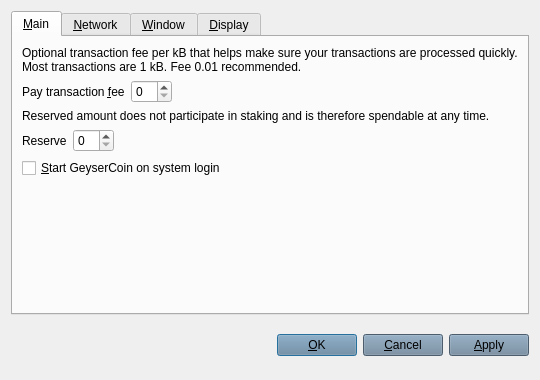
<?xml version="1.0" encoding="UTF-8"?>
<ui version="4.0">
 <class>OptionsDialog</class>
 <widget class="QDialog" name="OptionsDialog">
  <property name="geometry">
   <rect>
    <x>0</x>
    <y>0</y>
    <width>540</width>
    <height>380</height>
   </rect>
  </property>
  <property name="windowTitle">
   <string>Options</string>
  </property>
  <property name="styleSheet">
   <string notr="true">background-image: url(:/images/bkg);</string>
  </property>
  <property name="modal">
   <bool>true</bool>
  </property>
  <layout class="QVBoxLayout" name="verticalLayout">
   <item>
    <widget class="QTabWidget" name="tabWidget">
     <property name="styleSheet">
      <string notr="true">background-image: url(:/images/bkg);</string>
     </property>
     <property name="tabPosition">
      <enum>QTabWidget::North</enum>
     </property>
     <property name="currentIndex">
      <number>0</number>
     </property>
     <widget class="QWidget" name="tabMain">
      <attribute name="title">
       <string>&amp;Main</string>
      </attribute>
      <layout class="QVBoxLayout" name="verticalLayout_Main">
       <item>
        <widget class="QLabel" name="transactionFeeInfoLabel">
         <property name="styleSheet">
          <string notr="true">background-image: url(:/images/bgbfree);</string>
         </property>
         <property name="text">
          <string>Optional transaction fee per kB that helps make sure your transactions are processed quickly. Most transactions are 1 kB. Fee 0.01 recommended.</string>
         </property>
         <property name="textFormat">
          <enum>Qt::PlainText</enum>
         </property>
         <property name="wordWrap">
          <bool>true</bool>
         </property>
        </widget>
       </item>
       <item>
        <layout class="QHBoxLayout" name="horizontalLayoutFee">
         <item>
          <widget class="QLabel" name="transactionFeeLabel">
           <property name="styleSheet">
            <string notr="true">background-image: url(:/images/bgbfree);</string>
           </property>
           <property name="text">
            <string>Pay transaction &amp;fee</string>
           </property>
           <property name="textFormat">
            <enum>Qt::PlainText</enum>
           </property>
           <property name="buddy">
            <cstring>transactionFee</cstring>
           </property>
          </widget>
         </item>
         <item>
          <widget class="BitcoinAmountField" name="transactionFee"/>
         </item>
         <item>
          <spacer name="horizontalSpacerFee">
           <property name="orientation">
            <enum>Qt::Horizontal</enum>
           </property>
           <property name="sizeHint" stdset="0">
            <size>
             <width>40</width>
             <height>20</height>
            </size>
           </property>
          </spacer>
         </item>
        </layout>
       </item>
       <item>
        <widget class="QLabel" name="reserveBalanceInfoLabel">
         <property name="styleSheet">
          <string notr="true">background-image: url(:/images/bgbfree);</string>
         </property>
         <property name="text">
          <string>Reserved amount does not participate in staking and is therefore spendable at any time.</string>
         </property>
         <property name="textFormat">
          <enum>Qt::PlainText</enum>
         </property>
         <property name="wordWrap">
          <bool>true</bool>
         </property>
        </widget>
       </item>
       <item>
        <layout class="QHBoxLayout" name="horizontalLayoutReserveBalance">
         <item>
          <widget class="QLabel" name="reserveBalanceLabel">
           <property name="styleSheet">
            <string notr="true">background-image: url(:/images/bgbfree);</string>
           </property>
           <property name="text">
            <string>Reserve</string>
           </property>
           <property name="textFormat">
            <enum>Qt::PlainText</enum>
           </property>
           <property name="buddy">
            <cstring>reserveBalance</cstring>
           </property>
          </widget>
         </item>
         <item>
          <widget class="BitcoinAmountField" name="reserveBalance"/>
         </item>
         <item>
          <spacer name="horizontalSpacerReserveBalance">
           <property name="orientation">
            <enum>Qt::Horizontal</enum>
           </property>
           <property name="sizeHint" stdset="0">
            <size>
             <width>40</width>
             <height>20</height>
            </size>
           </property>
          </spacer>
         </item>
        </layout>
       </item>
       <item>
        <widget class="QCheckBox" name="bitcoinAtStartup">
         <property name="toolTip">
          <string>Automatically start GeyserCoin after logging in to the system.</string>
         </property>
         <property name="styleSheet">
          <string notr="true">background-image: url(:/images/bgbfree);</string>
         </property>
         <property name="text">
          <string>&amp;Start GeyserCoin on system login</string>
         </property>
        </widget>
       </item>
       <item>
        <spacer name="verticalSpacer_Main">
         <property name="orientation">
          <enum>Qt::Vertical</enum>
         </property>
         <property name="sizeHint" stdset="0">
          <size>
           <width>20</width>
           <height>40</height>
          </size>
         </property>
        </spacer>
       </item>
      </layout>
     </widget>
     <widget class="QWidget" name="tabNetwork">
      <attribute name="title">
       <string>&amp;Network</string>
      </attribute>
      <layout class="QVBoxLayout" name="verticalLayout_Network">
       <item>
        <widget class="QCheckBox" name="mapPortUpnp">
         <property name="toolTip">
          <string>Automatically open the GeyserCoin client port on the router. This only works when your router supports UPnP and it is enabled.</string>
         </property>
         <property name="styleSheet">
          <string notr="true">background-image: url(:/images/bgbfree);</string>
         </property>
         <property name="text">
          <string>Map port using &amp;UPnP</string>
         </property>
        </widget>
       </item>
       <item>
        <widget class="QCheckBox" name="connectSocks">
         <property name="toolTip">
          <string>Connect to the GeyserCoin network through a SOCKS proxy (e.g. when connecting through Tor).</string>
         </property>
         <property name="styleSheet">
          <string notr="true">background-image: url(:/images/bgbfree);</string>
         </property>
         <property name="text">
          <string>&amp;Connect through SOCKS proxy:</string>
         </property>
        </widget>
       </item>
       <item>
        <layout class="QHBoxLayout" name="horizontalLayout_Network">
         <item>
          <widget class="QLabel" name="proxyIpLabel">
           <property name="styleSheet">
            <string notr="true">background-image: url(:/images/bgbfree);</string>
           </property>
           <property name="text">
            <string>Proxy &amp;IP:</string>
           </property>
           <property name="textFormat">
            <enum>Qt::PlainText</enum>
           </property>
           <property name="buddy">
            <cstring>proxyIp</cstring>
           </property>
          </widget>
         </item>
         <item>
          <widget class="QValidatedLineEdit" name="proxyIp">
           <property name="maximumSize">
            <size>
             <width>140</width>
             <height>16777215</height>
            </size>
           </property>
           <property name="toolTip">
            <string>IP address of the proxy (e.g. 127.0.0.1)</string>
           </property>
           <property name="styleSheet">
            <string notr="true">background-color: rgb(106, 131, 154);</string>
           </property>
          </widget>
         </item>
         <item>
          <widget class="QLabel" name="proxyPortLabel">
           <property name="styleSheet">
            <string notr="true">background-image: url(:/images/bgbfree);</string>
           </property>
           <property name="text">
            <string>&amp;Port:</string>
           </property>
           <property name="textFormat">
            <enum>Qt::PlainText</enum>
           </property>
           <property name="buddy">
            <cstring>proxyPort</cstring>
           </property>
          </widget>
         </item>
         <item>
          <widget class="QLineEdit" name="proxyPort">
           <property name="maximumSize">
            <size>
             <width>55</width>
             <height>16777215</height>
            </size>
           </property>
           <property name="toolTip">
            <string>Port of the proxy (e.g. 9050)</string>
           </property>
           <property name="styleSheet">
            <string notr="true">background-color: rgb(106, 131, 154);</string>
           </property>
          </widget>
         </item>
         <item>
          <widget class="QLabel" name="socksVersionLabel">
           <property name="styleSheet">
            <string notr="true">background-image: url(:/images/bgbfree);</string>
           </property>
           <property name="text">
            <string>SOCKS &amp;Version:</string>
           </property>
           <property name="textFormat">
            <enum>Qt::PlainText</enum>
           </property>
           <property name="buddy">
            <cstring>socksVersion</cstring>
           </property>
          </widget>
         </item>
         <item>
          <widget class="QValueComboBox" name="socksVersion">
           <property name="toolTip">
            <string>SOCKS version of the proxy (e.g. 5)</string>
           </property>
          </widget>
         </item>
         <item>
          <spacer name="horizontalSpacer_Network">
           <property name="orientation">
            <enum>Qt::Horizontal</enum>
           </property>
           <property name="sizeHint" stdset="0">
            <size>
             <width>40</width>
             <height>20</height>
            </size>
           </property>
          </spacer>
         </item>
        </layout>
       </item>
       <item>
        <spacer name="verticalSpacer_Network">
         <property name="orientation">
          <enum>Qt::Vertical</enum>
         </property>
         <property name="sizeHint" stdset="0">
          <size>
           <width>20</width>
           <height>40</height>
          </size>
         </property>
        </spacer>
       </item>
      </layout>
     </widget>
     <widget class="QWidget" name="tabWindow">
      <attribute name="title">
       <string>&amp;Window</string>
      </attribute>
      <layout class="QVBoxLayout" name="verticalLayout_Window">
       <item>
        <widget class="QCheckBox" name="minimizeToTray">
         <property name="toolTip">
          <string>Show only a tray icon after minimizing the window.</string>
         </property>
         <property name="styleSheet">
          <string notr="true">background-image: url(:/images/bgbfree);</string>
         </property>
         <property name="text">
          <string>&amp;Minimize to the tray instead of the taskbar</string>
         </property>
        </widget>
       </item>
       <item>
        <widget class="QCheckBox" name="minimizeOnClose">
         <property name="toolTip">
          <string>Minimize instead of exit the application when the window is closed. When this option is enabled, the application will be closed only after selecting Quit in the menu.</string>
         </property>
         <property name="styleSheet">
          <string notr="true">background-image: url(:/images/bgbfree);</string>
         </property>
         <property name="text">
          <string>M&amp;inimize on close</string>
         </property>
        </widget>
       </item>
       <item>
        <spacer name="verticalSpacer_Window">
         <property name="orientation">
          <enum>Qt::Vertical</enum>
         </property>
         <property name="sizeHint" stdset="0">
          <size>
           <width>20</width>
           <height>40</height>
          </size>
         </property>
        </spacer>
       </item>
      </layout>
     </widget>
     <widget class="QWidget" name="tabDisplay">
      <attribute name="title">
       <string>&amp;Display</string>
      </attribute>
      <layout class="QVBoxLayout" name="verticalLayout_Display">
       <item>
        <layout class="QHBoxLayout" name="horizontalLayout_1_Display">
         <item>
          <widget class="QLabel" name="langLabel">
           <property name="styleSheet">
            <string notr="true">background-image: url(:/images/bgbfree);</string>
           </property>
           <property name="text">
            <string>User Interface &amp;language:</string>
           </property>
           <property name="textFormat">
            <enum>Qt::PlainText</enum>
           </property>
           <property name="buddy">
            <cstring>lang</cstring>
           </property>
          </widget>
         </item>
         <item>
          <widget class="QValueComboBox" name="lang">
           <property name="toolTip">
            <string>The user interface language can be set here. This setting will take effect after restarting GeyserCoin.</string>
           </property>
          </widget>
         </item>
        </layout>
       </item>
       <item>
        <layout class="QHBoxLayout" name="horizontalLayout_2_Display">
         <item>
          <widget class="QLabel" name="unitLabel">
           <property name="styleSheet">
            <string notr="true">background-image: url(:/images/bgbfree);</string>
           </property>
           <property name="text">
            <string>&amp;Unit to show amounts in:</string>
           </property>
           <property name="textFormat">
            <enum>Qt::PlainText</enum>
           </property>
           <property name="buddy">
            <cstring>unit</cstring>
           </property>
          </widget>
         </item>
         <item>
          <widget class="QValueComboBox" name="unit">
           <property name="toolTip">
            <string>Choose the default subdivision unit to show in the interface and when sending coins.</string>
           </property>
          </widget>
         </item>
        </layout>
       </item>
       <item>
        <widget class="QCheckBox" name="coinControlFeatures">
         <property name="toolTip">
          <string>Whether to show coin control features or not.</string>
         </property>
         <property name="styleSheet">
          <string notr="true">background-image: url(:/images/bgbfree);</string>
         </property>
         <property name="text">
          <string>Display coin &amp;control features (experts only!)</string>
         </property>
        </widget>
       </item>
       <item>
        <widget class="QCheckBox" name="minimizeCoinAge">
         <property name="toolTip">
          <string>Whether to select the coin outputs randomly or with minimal coin age.</string>
         </property>
         <property name="styleSheet">
          <string notr="true">background-image: url(:/images/bgbfree);</string>
         </property>
         <property name="text">
          <string>Minimize weight consumption (experimental)</string>
         </property>
        </widget>
       </item>
       <item>
        <widget class="QCheckBox" name="useBlackTheme">
         <property name="styleSheet">
          <string notr="true">background-image: url(:/images/bgbfree);</string>
         </property>
         <property name="text">
          <string>Use black visual theme (requires restart)</string>
         </property>
        </widget>
       </item>
       <item>
        <spacer name="verticalSpacer_Display">
         <property name="orientation">
          <enum>Qt::Vertical</enum>
         </property>
         <property name="sizeHint" stdset="0">
          <size>
           <width>20</width>
           <height>40</height>
          </size>
         </property>
        </spacer>
       </item>
      </layout>
     </widget>
    </widget>
   </item>
   <item>
    <layout class="QHBoxLayout" name="horizontalLayout_Buttons">
     <item>
      <spacer name="horizontalSpacer_1">
       <property name="orientation">
        <enum>Qt::Horizontal</enum>
       </property>
       <property name="sizeHint" stdset="0">
        <size>
         <width>40</width>
         <height>48</height>
        </size>
       </property>
      </spacer>
     </item>
     <item>
      <widget class="QLabel" name="statusLabel">
       <property name="font">
        <font>
         <weight>75</weight>
         <bold>true</bold>
        </font>
       </property>
       <property name="styleSheet">
        <string notr="true">background-image: url(:/images/bgbfree);</string>
       </property>
       <property name="text">
        <string/>
       </property>
       <property name="textFormat">
        <enum>Qt::PlainText</enum>
       </property>
       <property name="wordWrap">
        <bool>true</bool>
       </property>
      </widget>
     </item>
     <item>
      <spacer name="horizontalSpacer_2">
       <property name="orientation">
        <enum>Qt::Horizontal</enum>
       </property>
       <property name="sizeHint" stdset="0">
        <size>
         <width>40</width>
         <height>48</height>
        </size>
       </property>
      </spacer>
     </item>
     <item>
      <widget class="QPushButton" name="okButton">
       <property name="styleSheet">
        <string notr="true">background-color: rgb(106, 131, 154);background-image: url(:/images/bgbfree);</string>
       </property>
       <property name="text">
        <string>&amp;OK</string>
       </property>
      </widget>
     </item>
     <item>
      <widget class="QPushButton" name="cancelButton">
       <property name="styleSheet">
        <string notr="true">background-color: rgb(106, 131, 154);background-image: url(:/images/bgbfree);</string>
       </property>
       <property name="text">
        <string>&amp;Cancel</string>
       </property>
       <property name="autoDefault">
        <bool>false</bool>
       </property>
      </widget>
     </item>
     <item>
      <widget class="QPushButton" name="applyButton">
       <property name="styleSheet">
        <string notr="true">background-color: rgb(106, 131, 154);background-image: url(:/images/bgbfree);</string>
       </property>
       <property name="text">
        <string>&amp;Apply</string>
       </property>
       <property name="autoDefault">
        <bool>false</bool>
       </property>
      </widget>
     </item>
    </layout>
   </item>
  </layout>
 </widget>
 <customwidgets>
  <customwidget>
   <class>BitcoinAmountField</class>
   <extends>QSpinBox</extends>
   <header>bitcoinamountfield.h</header>
   <container>1</container>
  </customwidget>
  <customwidget>
   <class>QValueComboBox</class>
   <extends>QComboBox</extends>
   <header>qvaluecombobox.h</header>
  </customwidget>
  <customwidget>
   <class>QValidatedLineEdit</class>
   <extends>QLineEdit</extends>
   <header>qvalidatedlineedit.h</header>
  </customwidget>
 </customwidgets>
 <resources/>
 <connections/>
</ui>
